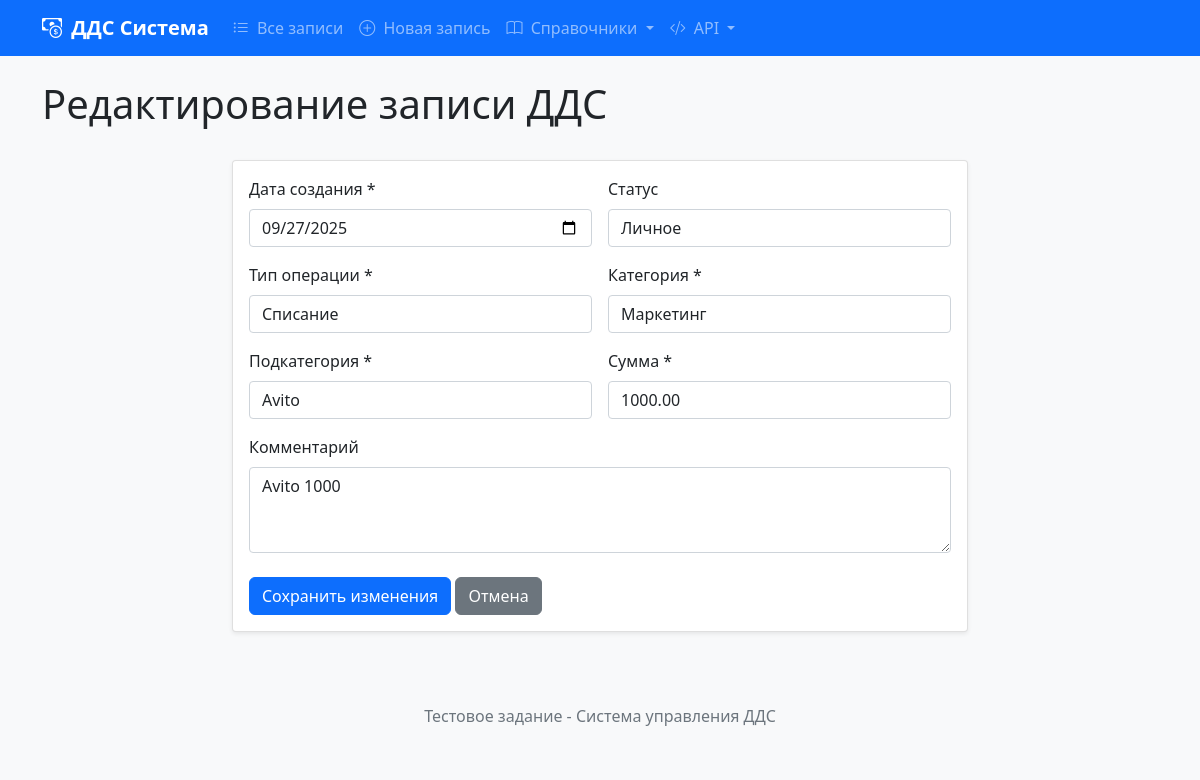
The page /records/3/edit/ on the database its author committed.
### web/models.py (models this page shows, shortened)
class CashFlowRecord(models.Model):
    created_date = models.DateField(
        default=timezone.now,
        verbose_name="Дата создания записи",
        help_text="Заполняется автоматически, но может быть изменена вручную"
    )
    status = models.ForeignKey(
        Status,
        on_delete=models.PROTECT,
        verbose_name="Статус",
        blank=True,
        null=True,
        default=None
    )
    transaction_type = models.ForeignKey(
        TransactionType,
        on_delete=models.PROTECT,
        verbose_name="Тип операции"
    )
    category = models.ForeignKey(
        Category,
        on_delete=models.PROTECT,
        verbose_name="Категория"
    )
    subcategory = models.ForeignKey(
        Subcategory,
        on_delete=models.PROTECT,
        verbose_name="Подкатегория"
    )
    amount = models.DecimalField(
        max_digits=12,
        decimal_places=2,
        validators=[MinValueValidator(0)],
        verbose_name="Сумма",
        help_text="Количество средств в рублях"
    )
    comment = models.TextField(
        blank=True,
        null=True,
        verbose_name="Комментарий",
        help_text="Комментарий к записи в свободной форме (необязательное поле)"
    )
    class Meta:
        verbose_name = "Запись ДДС"
        verbose_name_plural = "Записи ДДС"
        ordering = ['-created_date']
        indexes = [
            models.Index(fields=['created_date']),
            models.Index(fields=['status']),
            models.Index(fields=['transaction_type']),
            models.Index(fields=['category', 'subcategory']),
        ]

### web/views/views.py (the view, shortened to what this page needs)
# urls.py: path('records/<int:pk>/edit/', views.CashFlowRecordUpdateView.as_view(), name='record_edit'),
class CashFlowRecordUpdateView(UpdateView):
    model = CashFlowRecord
    form_class = CashFlowRecordForm
    template_name = 'cash_flow/record_form.html'
    success_url = reverse_lazy('cash_flow:index')
    def get_context_data(self, **kwargs):
        context = super().get_context_data(**kwargs)
        context['title'] = 'Редактирование записи ДДС'
        return context

### templates/cash_flow/record_form.html (shortened to what this page needs)
{% extends 'base.html' %}
{% load static %}
{% block page_title %}{{ title }}{% endblock %}
{% block content %}
<div class="row justify-content-center">
    <div class="col-md-8">
        <div class="card">
            <div class="card-body">
                <form method="post" id="record-form" novalidate>
                    <div class="row g-3">
                        <div class="col-md-6">
                            <label for="id_created_date" class="form-label">Дата создания *</label>
                            <input type="date" name="created_date"
                                   value="{% if form.created_date.value %}{{ form.created_date.value|date:'Y-m-d' }}{% else %}{{ form.created_date.initial|date:'Y-m-d' }}{% endif %}"
                                   class="form-control {% if form.created_date.errors %}is-invalid{% endif %}"
                                   id="id_created_date" required>
                        </div>
                        <div class="col-md-6">
                            <label for="id_status" class="form-label">Статус</label>
                            <select name="status" class="form-control" id="id_status">
                                {% for status in form.fields.status.queryset %}
                                <option value="{{ status.id }}"
                                        {% if form.status.value == status.id|stringformat:"s" or form.status.initial == status.id or form.instance.status_id == status.id %}selected{% endif %}>
                                    {{ status.name }}
                                </option>
                                {% endfor %}
                            </select>
                        </div>
                        <div class="col-md-6">
                            <label for="id_transaction_type" class="form-label">Тип операции *</label>
                            <select name="transaction_type"
                                    class="form-control {% if form.transaction_type.errors %}is-invalid{% endif %}"
                                    id="id_transaction_type" required>
                                {% for type in form.fields.transaction_type.queryset %}
                                <option value="{{ type.id }}"
                                        {% if form.transaction_type.value == type.id|stringformat:"s" or form.transaction_type.initial == type.id or form.instance.transaction_type_id == type.id %}selected{% endif %}>
                                    {{ type.name }}
                                </option>
                                {% endfor %}
                            </select>
                        </div>
                        <div class="col-md-6">
                            <label for="id_category" class="form-label">Категория *</label>
                            <select name="category"
                                    class="form-control {% if form.category.errors %}is-invalid{% endif %}"
                                    id="id_category" required>
                                {% for category in form.fields.category.queryset %}
                                <option value="{{ category.id }}"
                                        {% if form.category.value == category.id|stringformat:"s" or form.category.initial == category.id or form.instance.category_id == category.id %}selected{% endif %}>
                                    {{ category.name }}
                                </option>
                                {% endfor %}
                            </select>
                        </div>
                        <div class="col-md-6">
                            <label for="id_subcategory" class="form-label">Подкатегория *</label>
                            <select name="subcategory"
                                    class="form-control {% if form.subcategory.errors %}is-invalid{% endif %}"
                                    id="id_subcategory" required>
                                {% for subcategory in form.fields.subcategory.queryset %}
                                <option value="{{ subcategory.id }}"
                                        {% if form.subcategory.value == subcategory.id|stringformat:"s" or form.subcategory.initial == subcategory.id or form.instance.subcategory_id == subcategory.id %}selected{% endif %}>
                                    {{ subcategory.name }}
                                </option>
                                {% endfor %}
                            </select>
                        </div>
                        <div class="col-md-6">
                            <label for="id_amount" class="form-label">Сумма *</label>
                            <input type="number" name="amount"
                                   step="0.01" min="0.01"
                                   value="{% if form.amount.value %}{{ form.amount.value }}{% else %}{{ form.amount.initial|default_if_none:'' }}{% endif %}"
                                   class="form-control {% if form.amount.errors %}is-invalid{% endif %}"
                                   id="id_amount" required>
                        </div>
                        <div class="col-12">
                            <label for="id_comment" class="form-label">Комментарий</label>
                            <textarea name="comment" class="form-control" id="id_comment" rows="3">{% if form.comment.value %}{{ form.comment.value }}{% else %}{{ form.comment.initial|default_if_none:'' }}{% endif %}</textarea>
                        </div>
                    </div>
                    <div class="mt-4">
                        <button type="submit" class="btn btn-primary">
                            {% if form.instance.pk %}Сохранить изменения{% else %}Создать запись{% endif %}
                        </button>
                        <a href="{% url 'cash_flow:index' %}" class="btn btn-secondary">Отмена</a>
                    </div>
                </form>
            </div>
        </div>
    </div>
</div>
{% endblock %}

### static/css/style.css (style rules this page uses)
body { background-color: #f8f9fa; }
.card { box-shadow: 0 0.125rem 0.25rem rgba(0, 0, 0, 0.075); border: 1px solid rgba(0, 0, 0, 0.125); }
.form-label { font-weight: 500; margin-bottom: 0.5rem; }
.btn { border-radius: 0.375rem; }

### rows shown on the page
CashFlowRecord: created_date "09/27/2025", amount "1000.00", comment "Avito 1000"

### other values the page prints
{{ title }} "Редактирование записи ДДС"
form field status "Личное"
form field transaction_type "Списание"
form field category "Маркетинг"
form field subcategory "Avito"
